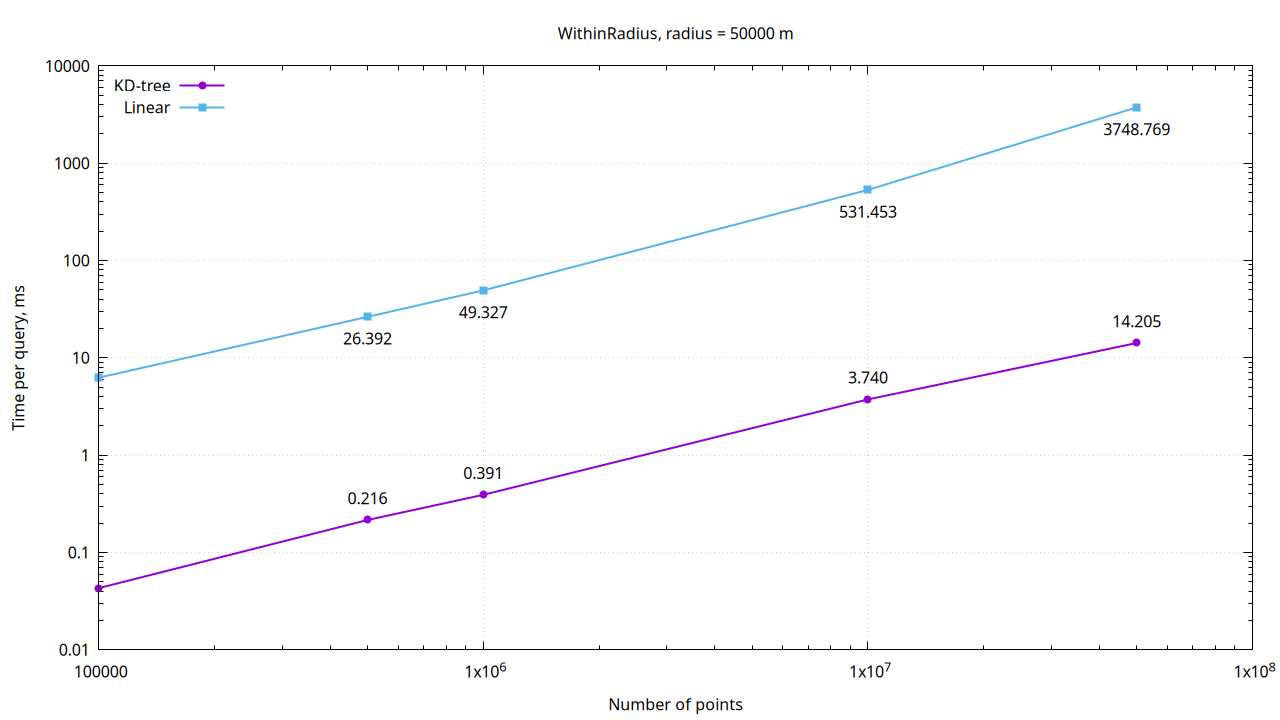

Source code (gnuplot):
set terminal pngcairo size 1280,720
set output 'radius50000.png'

set title 'WithinRadius, radius = 50000 m'
set xlabel 'Number of points'
set ylabel 'Time per query, ms'
set grid
set key left top
set logscale x 10
set logscale y 10

plot \
  'radius50000.dat' using 1:2 with linespoints lw 2 pt 7 title 'KD-tree', \
  'radius50000.dat' using 1:2:(sprintf("%.3f", $2)) with labels offset 0,1 notitle, \
  'radius50000.dat' using 1:5 with linespoints lw 2 pt 5 title 'Linear', \
  'radius50000.dat' using 1:5:(sprintf("%.3f", $5)) with labels offset 0,-1 notitle
